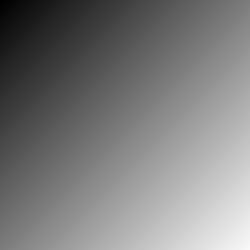
Frame 1 (no input)
Frame 60 (the mouse pressed at the canvas centre just before this capture): identical to frame 1, image omitted
Frame 120 (the mouse held since frame 60 and released just before this capture): identical to frame 1, image omitted

The Processing sketch that drew this single still picture (run headless with seeded random() and noise(); from frame 60 on, the mouse is pressed at the canvas centre):

// Processing sketch: processing_27236
// ── processing_27236.pde

// from: http://web.arch.usyd.edu.au/~rob/teaching/2010/DECO1012/lectures/DECO1012-Lecture-08.pdf


void setup() {  //setup function called initially, only once
  size(250, 250);
}

void draw() {  //draw function loops 
  for (int i = 0; i < 250; i++) {
    for (int j = 0; j < 250; j++) {
      color c = color((i + j) * 0.5);
      set(i, j, c);
    }
  }
}

                
                
